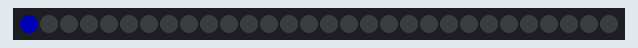
Bench run of a sketch on a simulated Arduino Uno, built with avr-gcc and run on an emulated ATmega328P. Shown: 30 RGB LEDs in strip order, left to right. Dim RGB values are drawn brighter than linear.

Above: at 3.1 s.
At 4.51 s:
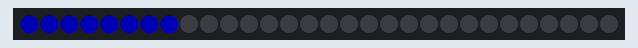
At 5.92 s:
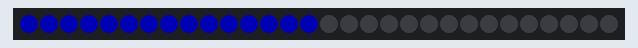
At 7.33 s:
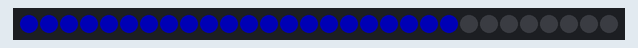
At 8.9 s:
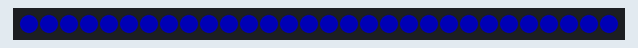

The sketch:

check_leds.ino
```cpp
// Use this code to check that your leds are working
// The loop lights up one led at a time so if there is a weird one
// you can find it

#include <FastLED.h>

#define LED_PIN     5     // the digital pin that is connected to the strip
#define NUM_LEDS    30    // here you enter how many leds you have
#define BRIGHTNESS  64
#define LED_TYPE    WS2812B
#define COLOR_ORDER GRB
CRGB leds[NUM_LEDS];

void setup() {
	delay( 3000 ); // power-up safety delay
	FastLED.addLeds<LED_TYPE, LED_PIN, COLOR_ORDER>(leds, NUM_LEDS).setCorrection( TypicalLEDStrip );
	FastLED.setBrightness(  BRIGHTNESS );
}

// change the delay to make it faster or slower
// also leds[dot] = CRGB::Blue; can be changed to any color you want

void loop() {
	for(int dot = 0; dot < NUM_LEDS; dot++) {
		leds[dot] = CRGB::Blue;
		FastLED.show();
		delay(200);
	}
}
```
